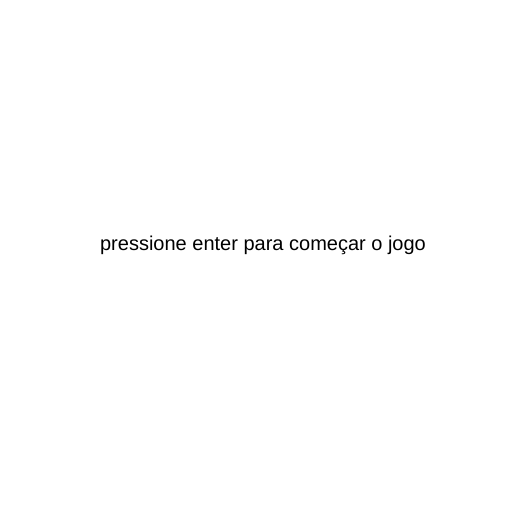
Frame 1 (no input)
Frame 60 (no input): identical to frame 1, image omitted
Frame 120 (the mouse pressed at the canvas centre since frame 60): identical to frame 1, image omitted

The p5.js sketch that drew this single still picture (run headless with seeded random() and noise() and a simulated clock; from frame 60 on, the mouse is pressed at the canvas centre):

// p5.js sketch
// ── sketch.js
var Q1x=[] , Q2x=[] , Q3x=[] , Q4x=[];
var x = 100;
var y = 100;
var j = 100;
var tela=1
var velocidade = 15;
var xp = 5,yp=5;
var pont=0, texto  = ""



function iniciar(){
   
   Q1x[0]=10;
   Q1x[1]=60;
   Q1x[2]=110;
   Q1x[3]=160;
   Q1x[4]=210;
   Q1x[5]=260;
   Q1x[6]=310;
   Q1x[7]=360;
   Q1x[8]=410;
   Q1x[9]=460;
   
   Q2x[0]=10;
   Q2x[1]=60;
   Q2x[2]=110;
   Q2x[3]=160;
   Q2x[4]=210;
   Q2x[5]=260;
   Q2x[6]=310;
   Q2x[7]=360;
   Q2x[8]=410;
   Q2x[9]=460;
   
   Q3x[0]=10;
   Q3x[1]=60;
   Q3x[2]=110;
   Q3x[3]=160;
   Q3x[4]=210;
   Q3x[5]=260;
   Q3x[6]=310;
   Q3x[7]=360;
   Q3x[8]=410;
   Q3x[9]=460;
   
   Q4x[0]=10;
   Q4x[1]=60;
   Q4x[2]=110;
   Q4x[3]=160;
   Q4x[4]=210;
   Q4x[5]=260;
   Q4x[6]=310;
   Q4x[7]=360;
   Q4x[8]=410;
   Q4x[9]=460; 
   
   
}
function setup() {//inicio da função onde tudo começa, x0 e y0 representa a posição da bolinha.
	
   createCanvas(512, 512);
    xo= 300
    yo= 250
   iniciar() 
  
}
function draw() {
	
  if(tela==1){
	  background(255);
	  textSize(20)
	  text('pressione enter para começar o jogo',100,250)
	  if(keyIsDown(ENTER)){
		tela=2
	  }
  }	
	
  if(tela==2){
  background(0);
  
  
    if(x+200 > 560) {   // faz a barra movimetar
    jp=-5
    x= x+jp
}

  else{
	 jp=0  
}
  if(x < 0){   // movimeto
     jp=+5
     x= x+jp
}
  else {
	 jp=0 
}
   
  
   if (keyIsDown(LEFT_ARROW))
    x-=5;

   if (keyIsDown(RIGHT_ARROW))
    x+=5;
  
	//funçâo da bola-interação bola e parede.
  
   if(xo > 512) {   // faz a bola bater e voltar de acordo com as paredes a,b,c ou d.
     xp=-10
   }
   
   if(xo < 0) {
     xp= 10
   }
   if(yo >512) {    // condicão especial.
    texto = "game over, sua pontuação= " + pont +" \n aperte enter para continuar";
    tela = 3;
     
     
     
     
   }
   if(pont==41){
	  
	  texto = "Parabéns, nova rodada?.";
	 //iniciar()
	 //xo = 300
     //yo = 250
   }
   
    if(yo <0) {
     yp= 10
   }
   yo += yp // movimeto da bola
   xo += xp//    ***********
   
   
   if(dist(x,500,xo,yo)<15){ // a bola bate em qualquer *****canto da barra e volta colide , 15 por conta do raio da esfera e e da area do retangulo
	yp=-5
   }
   for(i = 15; i <= 150; i += 15){
	   if(dist(x+i,500,xo,yo)<15){
		yp=-velocidade-3
	
		
		// velocidade da bolinha
	   }
	}
   /*
   if(dist(x+60,400,xo,yo)<35){
	yp=-5
   }
   if(dist(x+90,400,xo,yo)<35){
	yp=-5
   }
   if(dist(x+120,400,xo,yo)<35){
	yp=-5
   }
   if(dist(x+150,400,xo,yo)<35){
	yp=-5
   }
   if(dist(x+180,400,xo,yo)<35){
	yp=-5
   }
   if(dist(x+200,400,xo,yo)<35){
	yp=-5
   }*/
  

   

  
   rect(x,500,150,5); // coordenadas da barra.
   stroke('silver');
   strokeWeight(4)
   ellipse(xo, yo, 15, 15); // cooordenadas da bola.
   stroke('green')

 

 
 //quando colidir com a bola desaparecer.
 
  for (i=0;i<=9;i++){
	rect(Q1x[i], 10,20 , 20)
	if(dist(Q1x[i],10,xo,yo)<25){
		Q1x[i]=10000
		yp=-velocidade
		pont++
}
		if(dist(Q1x[i],10,xo,yo)<30){
		Q1x[i]=10000
		yp=-velocidade
		pont++
}
}

  for (i=0;i<=9;i++){
	rect(Q2x[i], 60,20 , 20)
	if(dist(Q2x[i],60,xo,yo)<25){
		Q2x[i]=10000
		yp=-velocidade
		pont++
}

	if(dist(Q2x[i],60,xo,yo)<30){
		Q2x[i]=10000
		yp=-velocidade
		pont++
}		
}
  for (i=0;i<=9;i++){
	rect(Q3x[i], 120,20 , 20)
	if(dist(Q3x[i],110,xo,yo)<25){
		Q3x[i]=10000
		yp=-velocidade
		pont++
}
	if(dist(Q3x[i],110,xo,yo)<30){
		Q3x[i]=10000
		yp=-velocidade
		pont++
}
 }
  for (i=0;i<=9;i++){
	rect(Q4x[i], 180,20 , 20)
	if(dist(Q4x[i],160,xo,yo)<25){
		Q4x[i]=10000
		yp=-velocidade
		pont++
}

	if(dist(Q4x[i],160,xo,yo)<30){
		Q4x[i]=10000
		yp=-velocidade
		pont++
	
	
} 
textSize(18); 
text('pontuação:'+pont,380,350)  
  
}
}
 if(tela==3){
	  background(255);
	  textSize(20)
     
	  text(texto,100,250)
	  if(keyIsDown(ENTER)){
		tela=2
        iniciar()
     pont=0
     pont++
     
     xo = 300
     yo = 250
	  }
   //alert()
  }
  if(pont==41){
  if(tela==4){
	
      background(255);
	  textSize(20)
     }
	  text(texto,100,250)
  
	  if(keyIsDown(ENTER)){
		tela=3
        iniciar()
	 xo = 300
     yo = 250
	  }
    
  }
 
}
  
